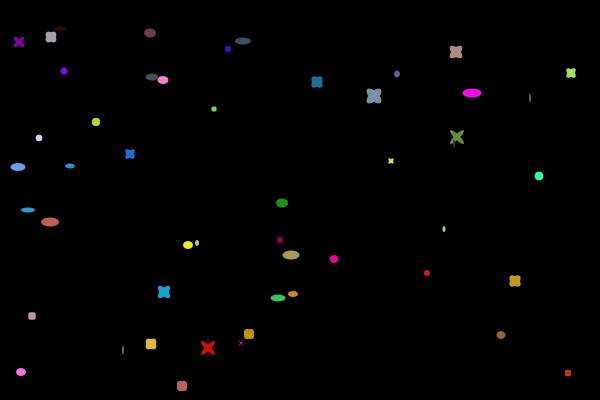
Frame 1 (no input)
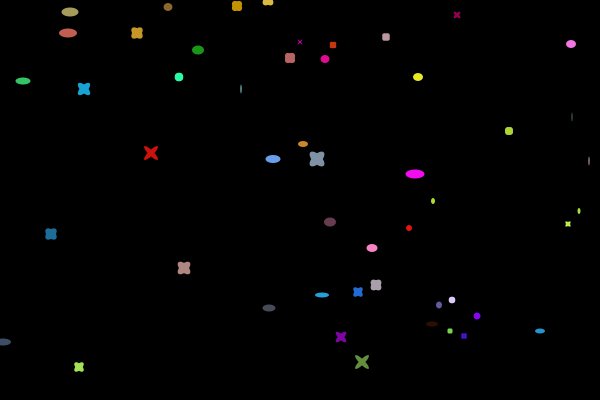
Frame 60 (the mouse pressed at the canvas centre just before this capture)
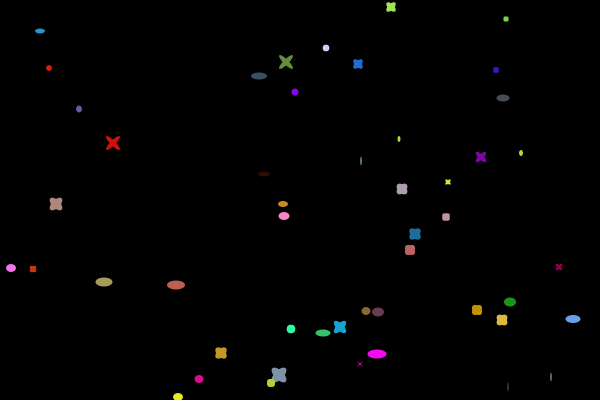
Frame 120 (the mouse held since frame 60 and released just before this capture)

The Processing sketch that drew these frames (run headless with seeded random() and noise(); from frame 60 on, the mouse is pressed at the canvas centre):

// Processing sketch: processing_141129
// ── processing_141129.pde

//Copyright Leslie Bloomfield 2014 lbloomfi HW#8


final int max = 50;

float [ ] valuesX;
float [ ] valuesY;
float [ ] deltaX;
float [ ] deltaY;

color [ ] colors;

void setup( ) {
  size(600, 400);
  frameRate(24);
  noStroke();
  smooth();
  
  valuesX = new float[max];
  initFloatArray(valuesX, 10, width);
  
  valuesY = new float[max];
  initFloatArray(valuesY, 10, height);
  
  deltaX = new float[max];
  initFloatArray(deltaX, 1, 20);
  
  deltaY = new float[max];
  initFloatArray(deltaY, 5, 10);
  
  colors = new color[max];
  initColor(colors);
}

void initFloatArray (float[]anyFloatArray, int minVal, int maxVal) {
  for(int i = 0; i < anyFloatArray.length; i++){
    anyFloatArray[i] = int(random(minVal, maxVal));
    }
}

void initColor(color[]anyColor){
   for(int i = 0; i < anyColor.length; i++){
    anyColor[i] = color(random(255), random(255), random(255));
  }
}

void draw() {
  background(0);
  drawFigures();
  moveFigures();
}

void drawFigures() {
  for(int i = 0; i < max; i++) {
    fill(colors[i]);
    if (i %2 == 0) {
      pushMatrix();
      translate(valuesX[i], valuesY[i]);
      rotate(PI/4);
      ellipse(0, 0, deltaX[i], deltaY[i]);
      popMatrix(); 
      
      pushMatrix();
      translate(valuesX[i], valuesY[i]);
      rotate(-PI/4);
      ellipse(0, 0, deltaX[i], deltaY[i]);
      popMatrix();   
    }
    else {
      ellipse(valuesX[i], valuesY[i], deltaX[i], deltaY[i]);
    }
  }
}


   



void moveFigures() {
  for(int i = 0; i < deltaX.length; i++) {
    valuesX[i] += deltaX[i];
    valuesY[i] += deltaY[i];
    
    if(valuesX[i] + deltaX[i] > width || valuesX[i] < 0) {
      deltaX[i] = -deltaX[i];
    }
    
    if(valuesY[i] + deltaY[i] > height || valuesY[i] < 0) {
      deltaY[i] = -deltaY[i];
    }
  }
}


  
   



void keyPressed() {
if (key == ' ') {
   
     }
  else {
    exit();
  }
}
